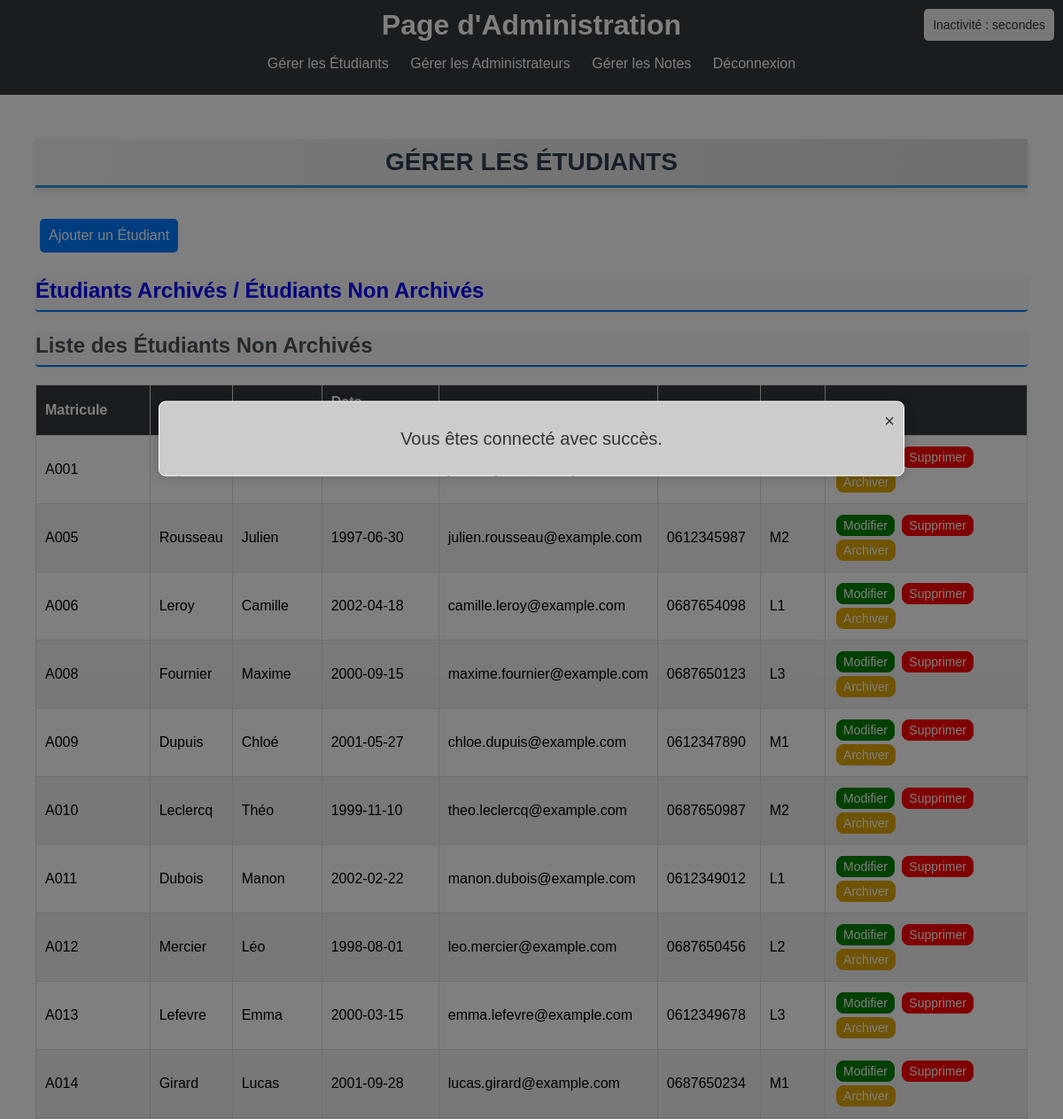
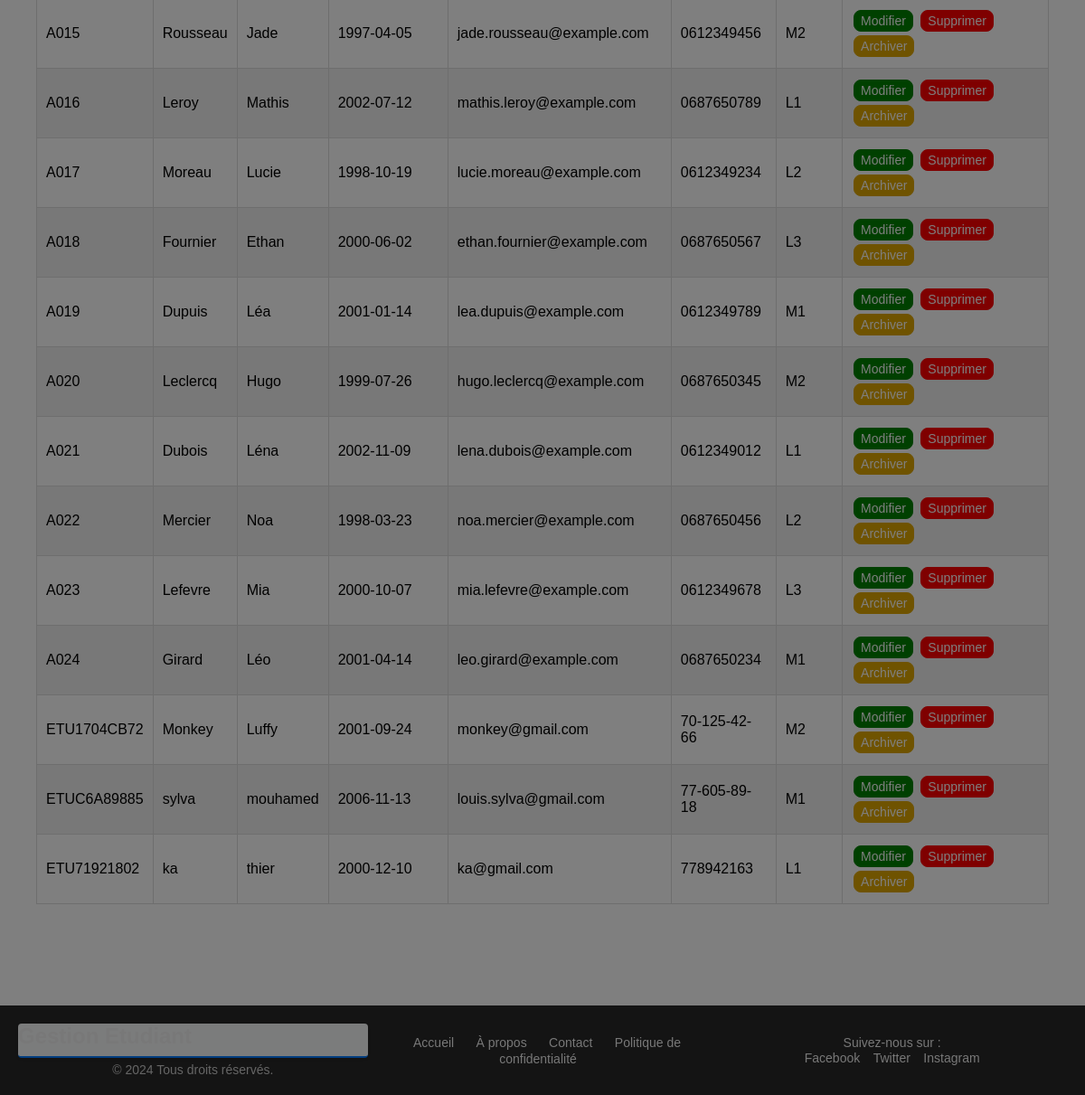
The app's page /includes/accueil.php (signed in) with its own data (2 pictures, top to bottom).
### tables this page shows
CREATE TABLE `etudiants` (
  `id` int(10) NOT NULL,
  `nom` varchar(20) NOT NULL,
  `prenom` varchar(20) NOT NULL,
  `date_naiss` date NOT NULL,
  `email` varchar(50) NOT NULL,
  `tel` varchar(20) DEFAULT NULL,
  `niveau` varchar(5) DEFAULT NULL,
  `matricule` varchar(30) NOT NULL,
  `archive` int(5) DEFAULT 0,
  `date_archiv` datetime DEFAULT NULL,
  `math` float DEFAULT NULL,
  `physic` float DEFAULT NULL,
  `informatique` float DEFAULT NULL,
  `chimie` float DEFAULT NULL,
  `moyenne` float DEFAULT NULL,
  `admission` enum('en_cour','admis','recale') NOT NULL DEFAULT 'en_cour'
);

### includes/accueil.php (the view, shortened to what this page needs)
<?php
$pdo = new PDO('mysql:host=localhost;dbname=tp_php', 'root', '');
$stmt_non_archive = $pdo->query('SELECT * FROM etudiants WHERE archive = 0');
$success_message = isset($_SESSION['success_message']) ? $_SESSION['success_message'] : '';
?>
<!DOCTYPE html>
<html lang="fr">
<head>
    <link rel="stylesheet" href="../css/accueil.css">
</head>
<body>
<?php
     if ($_SESSION['role'] == 'admin') {
        include 'menu_admin.php';
     }elseif ($_SESSION['role'] == 'user') {
        include 'menu_user.php';
     }
    ?>
    <main>
        <section id="manage-students">
            <h2>Gérer les Étudiants</h2>
            <?php if($_SESSION['role'] == "admin") { ?>
                <a href="ajouter_etudiant.php"><button id="toggle-student-form">Ajouter un Étudiant</button></a>
            <?php }?>
            <div id="popup-overlay" class="overlay"></div>
                <?php if ($success_message): ?>
                    <div id="success-popup" class="popup">
                        <span class="close" onclick="closePopup()">&times;</span>
                        <p><?php echo htmlspecialchars($success_message); ?></p>
                    </div>
                <?php endif; ?>
            <h3>
               <a href="#" id="toggle-list">Étudiants Archivés / Étudiants Non Archivés</a>
            </h3>
            <div id="student-list">
                <div id="non-archived-list">
                    <h3>Liste des Étudiants Non Archivés</h3>
                    <table>
                        <thead>
                            <tr>
                                <th>Matricule</th>
                                <th>Nom</th>
                                <th>Prénom</th>
                                <th>Date Naissance</th>
                                <th>Email</th>
                                <th>Téléphone</th>
                                <th>Niveau</th>
                                <th>Actions</th>
                            </tr>
                        </thead>
                        <tbody>
                            <?php while ($row = $stmt_non_archive->fetch(PDO::FETCH_ASSOC)): ?>
                            <tr>
                                <td><?php echo htmlspecialchars($row['matricule']); ?></td>
                                <td><?php echo htmlspecialchars($row['nom']); ?></td>
                                <td><?php echo htmlspecialchars($row['prenom']); ?></td>
                                <td><?php echo htmlspecialchars($row['date_naiss']); ?></td>
                                <td><?php echo htmlspecialchars($row['email']); ?></td>
                                <td><?php echo htmlspecialchars($row['tel']); ?></td>
                                <td><?php echo htmlspecialchars($row['niveau']); ?></td>
                                <?php if($_SESSION['role'] == "admin") { ?>
                                    <td>
                                        <a class="actions modify" href="modifier_etudiant.php?id=<?php echo htmlspecialchars($row['id']); ?>">Modifier</a>
                                        <a class="actions delete" href="supprimer_etudiant.php?id=<?php echo htmlspecialchars($row['id']); ?>">Supprimer</a>
                                        <a class="actions archive" href="archiver_etudiant.php?id=<?php echo htmlspecialchars($row['id']); ?>">Archiver</a>
                                    </td>
                                <?php }?>
                            </tr>
                            <?php endwhile; ?>
                        </tbody>
                    </table>
                </div>
            </div>
        </section>
    </main><br><br><br><br>
    <div id="timerDisplay">Inactivité : <span id="timer"></span> secondes</div>
 <?php include 'footer.php'; ?>
</body>
</html>

### css/accueil.css (style rules this page uses)
body { font-family: Arial, sans-serif; margin: 0; padding: 0; }
h2 { font-family: 'Arial', sans-serif; font-size: 28px; color: #2c3e50; text-align: center; margin: 30px 0; padding: 10px; border-bottom: 3px solid #3498db; background: linear-gradient(to right, #f4f4f4, #e0e0e0); box-shadow: 0 4px 6px rgba(0, 0, 0, 0.1); text-transform: uppercase; }
main { padding: 20px; }
section { margin-bottom: 30px; }
button { background-color: #007bff; color: white; border: none; padding: 10px 15px; border-radius: 5px; cursor: pointer; font-size: 16px; margin-bottom: 10px; }
table { width: 100%; border-collapse: collapse; margin-top: 10px; }
table, th, td { border: 1px solid #ddd; }
th, td { padding: 8px; text-align: left; }
th { background-color: #343a40; color: white; }
tr:nth-child(even) { background-color: #f2f2f2; }
.actions { display: inline-block; padding: 3px 7px; margin: 2px; border-radius: 8px; text-decoration: none; font-size: 14px; text-align: center; transition: background-color 0.3s, color 0.3s; }
.actions.modify { background-color: green; color: #fff; border: 1px solid green; }
.actions.delete { background-color: red; color: #fff; border: 1px solid red; text-decoration: none; }
.actions.archive { background-color: #e0a800; color: #fff; border: 1px solid #e0a800; text-decoration: none; }
#manage-students { margin: 20px; }
button { margin: 5px; padding: 10px; font-size: 16px; cursor: pointer; }
table { width: 100%; border-collapse: collapse; margin-top: 20px; }
th, td { padding: 10px; text-align: left; }
thead { background-color: #f2f2f2; }
h3 { font-size: 1.5rem; font-weight: 600; color: #495057; text-align: left; margin-top: 1.5rem; margin-bottom: 1rem; padding-bottom: 0.5rem; border-bottom: 2px solid #007bff; background-color: #f8f9fa; border-radius: 0.25rem; box-shadow: 0 1px 3px rgba(0, 0, 0, 0.1); }
#toggle-list { cursor: pointer; color: blue; text-decoration: none; }
#timerDisplay { position: fixed; top: 10px; right: 10px; background-color: #f1f1f1; padding: 10px; border-radius: 5px; font-family: Arial, sans-serif; font-size: 14px; color: #333; }
.overlay { display: none; position: fixed; left: 0; top: 0; width: 100%; height: 100%; background: rgba(0, 0, 0, 0.5); z-index: 999; }
.popup { display: none; position: fixed; left: 50%; top: 20%; transform: translate(-50%, -50%); background: #ccc; padding: 20px; border: 1px solid #fff; box-shadow: 0 0 15px rgba(0, 0, 0, 0.2); z-index: 1000; width: 800px; max-width: 90%; border-radius: 8px; text-align: center; font-size: 20px; }
.popup .close { position: absolute; top: 10px; right: 10px; cursor: pointer; font-size: 20px; color: #333; transition: color 0.3s; }
.popup p { margin: 0; padding: 10px 0; color: #333; }

### records on screen
etudiants: matricule "A001"
etudiants: matricule "A005", nom "Rousseau", prenom "Julien", date_naiss "1997-06-30", email "julien.rousseau@example.com", tel "0612345987", niveau "M2"
etudiants: matricule "A006", nom "Leroy", prenom "Camille", date_naiss "2002-04-18", email "camille.leroy@example.com", tel "0687654098", niveau "L1"
etudiants: matricule "A008", nom "Fournier", prenom "Maxime", date_naiss "2000-09-15", email "maxime.fournier@example.com", tel "0687650123", niveau "L3"
etudiants: matricule "A009", nom "Dupuis", prenom "Chloé", date_naiss "2001-05-27", email "chloe.dupuis@example.com", tel "0612347890", niveau "M1"
etudiants: matricule "A010", nom "Leclercq", prenom "Théo", date_naiss "1999-11-10", email "theo.leclercq@example.com", tel "0687650987", niveau "M2"
etudiants: matricule "A011", nom "Dubois", prenom "Manon", date_naiss "2002-02-22", email "manon.dubois@example.com", tel "0612349012", niveau "L1"
etudiants: matricule "A012", nom "Mercier", prenom "Léo", date_naiss "1998-08-01", email "leo.mercier@example.com", tel "0687650456", niveau "L2"
etudiants: matricule "A013", nom "Lefevre", prenom "Emma", date_naiss "2000-03-15", email "emma.lefevre@example.com", tel "0612349678", niveau "L3"
etudiants: matricule "A014", nom "Girard", prenom "Lucas", date_naiss "2001-09-28", email "lucas.girard@example.com", tel "0687650234", niveau "M1"
etudiants: matricule "A015", nom "Rousseau", prenom "Jade", date_naiss "1997-04-05", email "jade.rousseau@example.com", tel "0612349456", niveau "M2"
etudiants: matricule "A016", nom "Leroy", prenom "Mathis", date_naiss "2002-07-12", email "mathis.leroy@example.com", tel "0687650789", niveau "L1"
etudiants: matricule "A017", nom "Moreau", prenom "Lucie", date_naiss "1998-10-19", email "lucie.moreau@example.com", tel "0612349234", niveau "L2"
etudiants: matricule "A018", nom "Fournier", prenom "Ethan", date_naiss "2000-06-02", email "ethan.fournier@example.com", tel "0687650567", niveau "L3"
etudiants: matricule "A019", nom "Dupuis", prenom "Léa", date_naiss "2001-01-14", email "lea.dupuis@example.com", tel "0612349789", niveau "M1"
etudiants: matricule "A020", nom "Leclercq", prenom "Hugo", date_naiss "1999-07-26", email "hugo.leclercq@example.com", tel "0687650345", niveau "M2"
etudiants: matricule "A021", nom "Dubois", prenom "Léna", date_naiss "2002-11-09", email "lena.dubois@example.com", tel "0612349012", niveau "L1"
etudiants: matricule "A022", nom "Mercier", prenom "Noa", date_naiss "1998-03-23", email "noa.mercier@example.com", tel "0687650456", niveau "L2"
etudiants: matricule "A023", nom "Lefevre", prenom "Mia", date_naiss "2000-10-07", email "mia.lefevre@example.com", tel "0612349678", niveau "L3"
etudiants: matricule "A024", nom "Girard", prenom "Léo", date_naiss "2001-04-14", email "leo.girard@example.com", tel "0687650234", niveau "M1"
etudiants: matricule "ETU1704CB72", nom "Monkey", prenom "Luffy", date_naiss "2001-09-24", email "monkey@gmail.com", tel "70-125-42-66", niveau "M2"
etudiants: matricule "ETUC6A89885", nom "sylva", prenom "mouhamed", date_naiss "2006-11-13", email "louis.sylva@gmail.com", tel "77-605-89-18", niveau "M1"
etudiants: matricule "ETU71921802", nom "ka", prenom "thier", date_naiss "2000-12-10", email "ka@gmail.com", tel "778942163", niveau "L1"

### other values on screen
$success_message "Vous êtes connecté avec succès."
